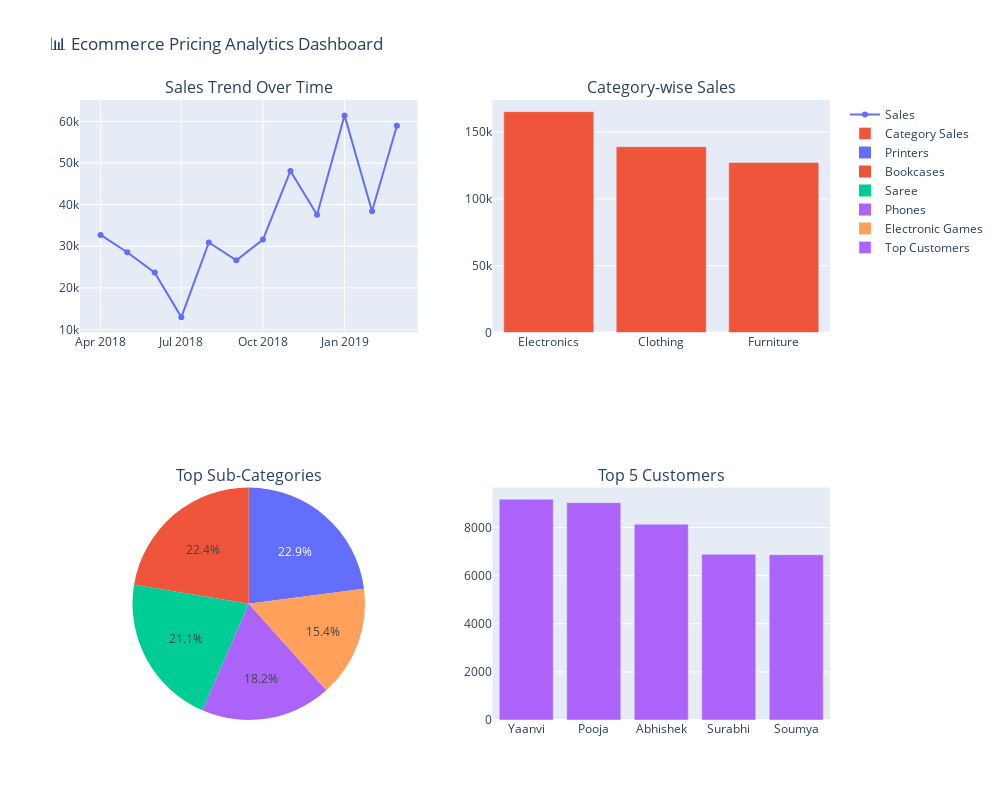

Notebook cell for this chart:
### Code cell
import numpy as np
import plotly.graph_objects as go
from plotly.subplots import make_subplots

# --- Robust column detection ---
amount_col = next((c for c in df.columns if c.lower() in ["amount", "sales"]), None)
date_col = next((c for c in df.columns if "date" in c.lower()), None)
customer_col = next((c for c in df.columns if "customer" in c.lower()), None)
category_col = next((c for c in df.columns if "category" in c.lower() and "sub" not in c.lower()), None)
subcat_col = next((c for c in df.columns if "sub" in c.lower()), None)
payment_col = next((c for c in df.columns if "payment" in c.lower()), None)

# Ensure date parsing
if date_col and not np.issubdtype(df[date_col].dtype, np.datetime64):
    df[date_col] = pd.to_datetime(df[date_col], errors="coerce")

# --- Dashboard layout ---
fig = make_subplots(
    rows=2, cols=2,
    subplot_titles=("Sales Trend Over Time", "Category-wise Sales",
                    "Top Sub-Categories", "Top 5 Customers"),
    specs=[[{"type": "xy"}, {"type": "xy"}],   # Row 1 -> line + bar
           [{"type": "domain"}, {"type": "xy"}]]  # Row 2 -> pie + bar
)

# --- 1. Sales Trend ---
if date_col:
    monthly_sales = df.groupby(df[date_col].dt.to_period("M"))[amount_col].sum()
    monthly_sales.index = monthly_sales.index.to_timestamp()
    fig.add_trace(
        go.Scatter(x=monthly_sales.index, y=monthly_sales.values,
                   mode="lines+markers", name="Sales"),
        row=1, col=1
    )

# --- 2. Category-wise Sales ---
if category_col:
    cat_sales = df.groupby(category_col)[amount_col].sum().sort_values(ascending=False)
    fig.add_trace(
        go.Bar(x=cat_sales.index, y=cat_sales.values, name="Category Sales"),
        row=1, col=2
    )

# --- 3. Top Sub-Categories (Pie) ---
if subcat_col:
    sub_sales = df.groupby(subcat_col)[amount_col].sum().sort_values(ascending=False)[:5]
    fig.add_trace(
        go.Pie(labels=sub_sales.index, values=sub_sales.values, name="Top Sub-Categories"),
        row=2, col=1
    )

# --- 4. Top 5 Customers ---
if customer_col:
    top_customers = df.groupby(customer_col)[amount_col].sum().sort_values(ascending=False)[:5]
    fig.add_trace(
        go.Bar(x=top_customers.index, y=top_customers.values, name="Top Customers"),
        row=2, col=2
    )

# Final layout
fig.update_layout(
    title_text="📊 Ecommerce Pricing Analytics Dashboard",
    height=800,
    width=1000
    #showlegend=True
)
fig.show()

### Figure 1 — Plotly figure (JSON) as saved in the notebook; plotly's stock layout.template omitted (floating-point values rounded to 4 significant figures)
{"data": [{"mode": "lines+markers", "name": "Sales", "type": "scatter", "x": ["2018-04-01T00:00:00.000000000", "2018-05-01T00:00:00.000000000", "2018-06-01T00:00:00.000000000", "2018-07-01T00:00:00.000000000", "2018-08-01T00:00:00.000000000", "2018-09-01T00:00:00.000000000", "2018-10-01T00:00:00.000000000", "2018-11-01T00:00:00.000000000", "2018-12-01T00:00:00.000000000", "2019-01-01T00:00:00.000000000", "2019-02-01T00:00:00.000000000", "2019-03-01T00:00:00.000000000"], "xaxis": "x", "y": [32730.0, 28540.0, 23660.0, 12970.0, 30900.0, 26630.0, 31620.0, 48090.0, 37580.0, 61440.0, 38420.0, 58940.0], "yaxis": "y"}, {"name": "Category Sales", "type": "bar", "x": ["Electronics", "Clothing", "Furniture"], "xaxis": "x2", "y": [165300.0, 139100.0, 127200.0], "yaxis": "y2"}, {"domain": {"x": [0, 0.45], "y": [0, 0.375]}, "labels": ["Printers", "Bookcases", "Saree", "Phones", "Electronic Games"], "name": "Top Sub-Categories", "type": "pie", "values": [58250.0, 56860.0, 53510.0, 46120.0, 39170.0]}, {"name": "Top Customers", "type": "bar", "x": ["Yaanvi", "Pooja", "Abhishek", "Surabhi", "Soumya"], "xaxis": "x3", "y": [9177.0, 9030.0, 8135.0, 6889.0, 6869.0], "yaxis": "y3"}], "layout": {"annotations": [{"font": {"size": 16}, "showarrow": false, "text": "Sales Trend Over Time", "x": 0.225, "xanchor": "center", "xref": "paper", "y": 1, "yanchor": "bottom", "yref": "paper"}, {"font": {"size": 16}, "showarrow": false, "text": "Category-wise Sales", "x": 0.775, "xanchor": "center", "xref": "paper", "y": 1, "yanchor": "bottom", "yref": "paper"}, {"font": {"size": 16}, "showarrow": false, "text": "Top Sub-Categories", "x": 0.225, "xanchor": "center", "xref": "paper", "y": 0.375, "yanchor": "bottom", "yref": "paper"}, {"font": {"size": 16}, "showarrow": false, "text": "Top 5 Customers", "x": 0.775, "xanchor": "center", "xref": "paper", "y": 0.375, "yanchor": "bottom", "yref": "paper"}], "height": 800, "title": {"text": "📊 Ecommerce Pricing Analytics Dashboard"}, "width": 1000, "xaxis": {"anchor": "y", "domain": [0, 0.45]}, "xaxis2": {"anchor": "y2", "domain": [0.55, 1]}, "xaxis3": {"anchor": "y3", "domain": [0.55, 1]}, "yaxis": {"anchor": "x", "domain": [0.625, 1]}, "yaxis2": {"anchor": "x2", "domain": [0.625, 1]}, "yaxis3": {"anchor": "x3", "domain": [0, 0.375]}}}
